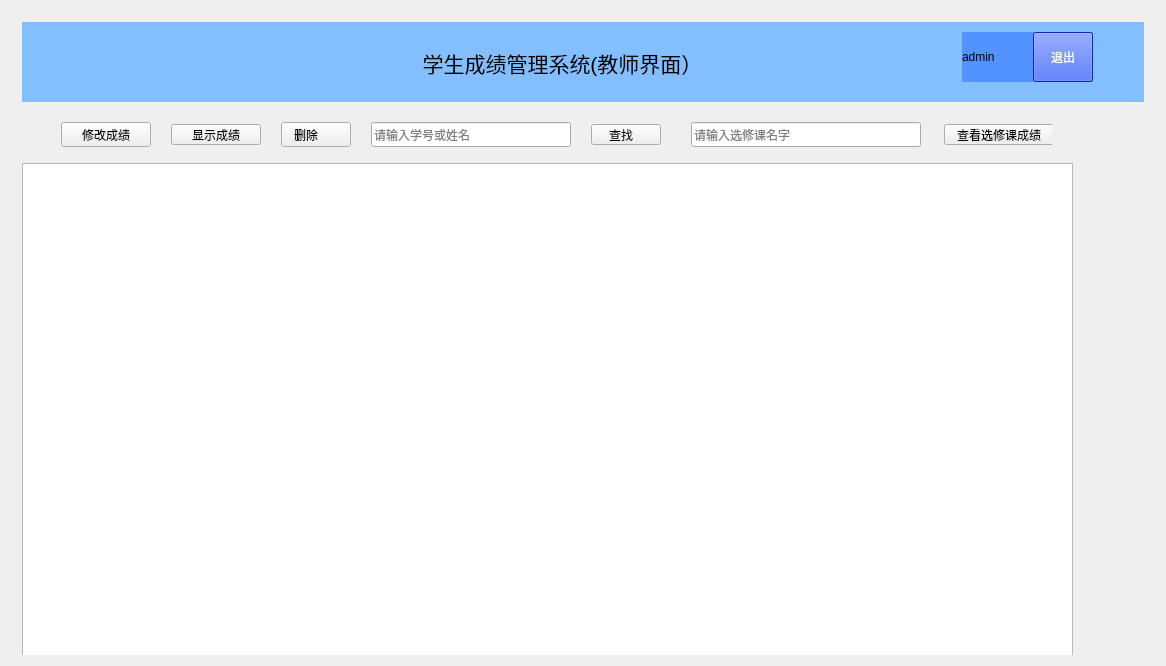
<?xml version="1.0" encoding="UTF-8"?>
<ui version="4.0">
 <class>TeacherWindow</class>
 <widget class="QWidget" name="TeacherWindow">
  <property name="geometry">
   <rect>
    <x>0</x>
    <y>0</y>
    <width>1166</width>
    <height>666</height>
   </rect>
  </property>
  <property name="minimumSize">
   <size>
    <width>400</width>
    <height>300</height>
   </size>
  </property>
  <property name="windowTitle">
   <string>老师查询窗口</string>
  </property>
  <property name="windowIcon">
   <iconset resource="res/resource.qrc">
    <normaloff>:/bana.jpg</normaloff>:/bana.jpg</iconset>
  </property>
  <property name="styleSheet">
   <string notr="true"/>
  </property>
  <widget class="QWidget" name="widget" native="true">
   <property name="geometry">
    <rect>
     <x>11</x>
     <y>11</y>
     <width>1144</width>
     <height>644</height>
    </rect>
   </property>
   <property name="styleSheet">
    <string notr="true"/>
   </property>
   <widget class="QWidget" name="widget_2" native="true">
    <property name="geometry">
     <rect>
      <x>11</x>
      <y>11</y>
      <width>1122</width>
      <height>80</height>
     </rect>
    </property>
    <property name="minimumSize">
     <size>
      <width>1081</width>
      <height>80</height>
     </size>
    </property>
    <property name="styleSheet">
     <string notr="true">background-color: rgb(131, 191, 255);</string>
    </property>
    <widget class="QWidget" name="widget_4" native="true">
     <property name="geometry">
      <rect>
       <x>350</x>
       <y>10</y>
       <width>381</width>
       <height>61</height>
      </rect>
     </property>
     <layout class="QHBoxLayout" name="horizontalLayout">
      <item>
       <widget class="QLabel" name="title">
        <property name="font">
         <font>
          <pointsize>16</pointsize>
         </font>
        </property>
        <property name="text">
         <string>学生成绩管理系统(教师界面）</string>
        </property>
        <property name="alignment">
         <set>Qt::AlignmentFlag::AlignCenter</set>
        </property>
       </widget>
      </item>
     </layout>
    </widget>
    <widget class="QWidget" name="widget_5" native="true">
     <property name="geometry">
      <rect>
       <x>910</x>
       <y>10</y>
       <width>181</width>
       <height>61</height>
      </rect>
     </property>
     <widget class="QWidget" name="widget_3" native="true">
      <property name="geometry">
       <rect>
        <x>30</x>
        <y>0</y>
        <width>131</width>
        <height>50</height>
       </rect>
      </property>
      <property name="styleSheet">
       <string notr="true">background-color: rgb(82, 147, 255);</string>
      </property>
      <layout class="QHBoxLayout" name="horizontalLayout_4">
       <item>
        <widget class="QLabel" name="username">
         <property name="text">
          <string>admin</string>
         </property>
        </widget>
       </item>
       <item>
        <widget class="QPushButton" name="exit">
         <property name="maximumSize">
          <size>
           <width>60</width>
           <height>60</height>
          </size>
         </property>
         <property name="font">
          <font>
           <family>微软雅黑</family>
          </font>
         </property>
         <property name="styleSheet">
          <string notr="true">background-color: rgb(8, 57, 255);
color: rgb(255, 255, 255);</string>
         </property>
         <property name="text">
          <string>退出</string>
         </property>
        </widget>
       </item>
      </layout>
     </widget>
    </widget>
   </widget>
   <widget class="QTableWidget" name="tb_tea">
    <property name="geometry">
     <rect>
      <x>11</x>
      <y>152</y>
      <width>1051</width>
      <height>501</height>
     </rect>
    </property>
   </widget>
   <widget class="QWidget" name="widget_6" native="true">
    <property name="geometry">
     <rect>
      <x>0</x>
      <y>100</y>
      <width>1041</width>
      <height>47</height>
     </rect>
    </property>
    <widget class="QPushButton" name="modify">
     <property name="geometry">
      <rect>
       <x>50</x>
       <y>11</y>
       <width>90</width>
       <height>25</height>
      </rect>
     </property>
     <property name="minimumSize">
      <size>
       <width>50</width>
       <height>20</height>
      </size>
     </property>
     <property name="styleSheet">
      <string notr="true"/>
     </property>
     <property name="text">
      <string>修改成绩</string>
     </property>
     <property name="icon">
      <iconset>
       <normaloff>:/res/修改.png</normaloff>:/res/修改.png</iconset>
     </property>
    </widget>
    <widget class="QPushButton" name="display">
     <property name="geometry">
      <rect>
       <x>160</x>
       <y>13</y>
       <width>90</width>
       <height>21</height>
      </rect>
     </property>
     <property name="styleSheet">
      <string notr="true">padding-left: -0px
</string>
     </property>
     <property name="text">
      <string>显示成绩</string>
     </property>
     <property name="icon">
      <iconset>
       <normaloff>:/res/刷新.png</normaloff>:/res/刷新.png</iconset>
     </property>
    </widget>
    <widget class="QPushButton" name="delete_2">
     <property name="geometry">
      <rect>
       <x>270</x>
       <y>11</y>
       <width>70</width>
       <height>25</height>
      </rect>
     </property>
     <property name="minimumSize">
      <size>
       <width>60</width>
       <height>25</height>
      </size>
     </property>
     <property name="styleSheet">
      <string notr="true">padding-left: -20px;
        icon-align: left;   
</string>
     </property>
     <property name="text">
      <string>删除</string>
     </property>
     <property name="icon">
      <iconset>
       <normaloff>:/res/删除.png</normaloff>:/res/删除.png</iconset>
     </property>
     <property name="iconSize">
      <size>
       <width>70</width>
       <height>20</height>
      </size>
     </property>
    </widget>
    <widget class="QLineEdit" name="Id_or_name">
     <property name="geometry">
      <rect>
       <x>360</x>
       <y>11</y>
       <width>200</width>
       <height>25</height>
      </rect>
     </property>
     <property name="maxLength">
      <number>14</number>
     </property>
     <property name="placeholderText">
      <string>请输入学号或姓名</string>
     </property>
    </widget>
    <widget class="QPushButton" name="searchStu">
     <property name="geometry">
      <rect>
       <x>580</x>
       <y>13</y>
       <width>70</width>
       <height>21</height>
      </rect>
     </property>
     <property name="minimumSize">
      <size>
       <width>40</width>
       <height>20</height>
      </size>
     </property>
     <property name="styleSheet">
      <string notr="true">padding-left: -10px</string>
     </property>
     <property name="text">
      <string>查找</string>
     </property>
     <property name="icon">
      <iconset>
       <normaloff>res/查找.png</normaloff>res/查找.png</iconset>
     </property>
     <property name="iconSize">
      <size>
       <width>40</width>
       <height>30</height>
      </size>
     </property>
    </widget>
    <widget class="QPushButton" name="searchCor">
     <property name="geometry">
      <rect>
       <x>933</x>
       <y>13</y>
       <width>120</width>
       <height>21</height>
      </rect>
     </property>
     <property name="maximumSize">
      <size>
       <width>16777</width>
       <height>16777215</height>
      </size>
     </property>
     <property name="styleSheet">
      <string notr="true">padding-left: -10px</string>
     </property>
     <property name="text">
      <string>查看选修课成绩</string>
     </property>
     <property name="icon">
      <iconset>
       <normaloff>res/查找.png</normaloff>res/查找.png</iconset>
     </property>
     <property name="iconSize">
      <size>
       <width>40</width>
       <height>30</height>
      </size>
     </property>
    </widget>
    <widget class="QLineEdit" name="courseText">
     <property name="geometry">
      <rect>
       <x>680</x>
       <y>11</y>
       <width>230</width>
       <height>25</height>
      </rect>
     </property>
     <property name="placeholderText">
      <string>请输入选修课名字</string>
     </property>
    </widget>
   </widget>
  </widget>
 </widget>
 <resources>
  <include location="res/resource.qrc"/>
  <include location="res/resource.qrc"/>
 </resources>
 <connections/>
</ui>
